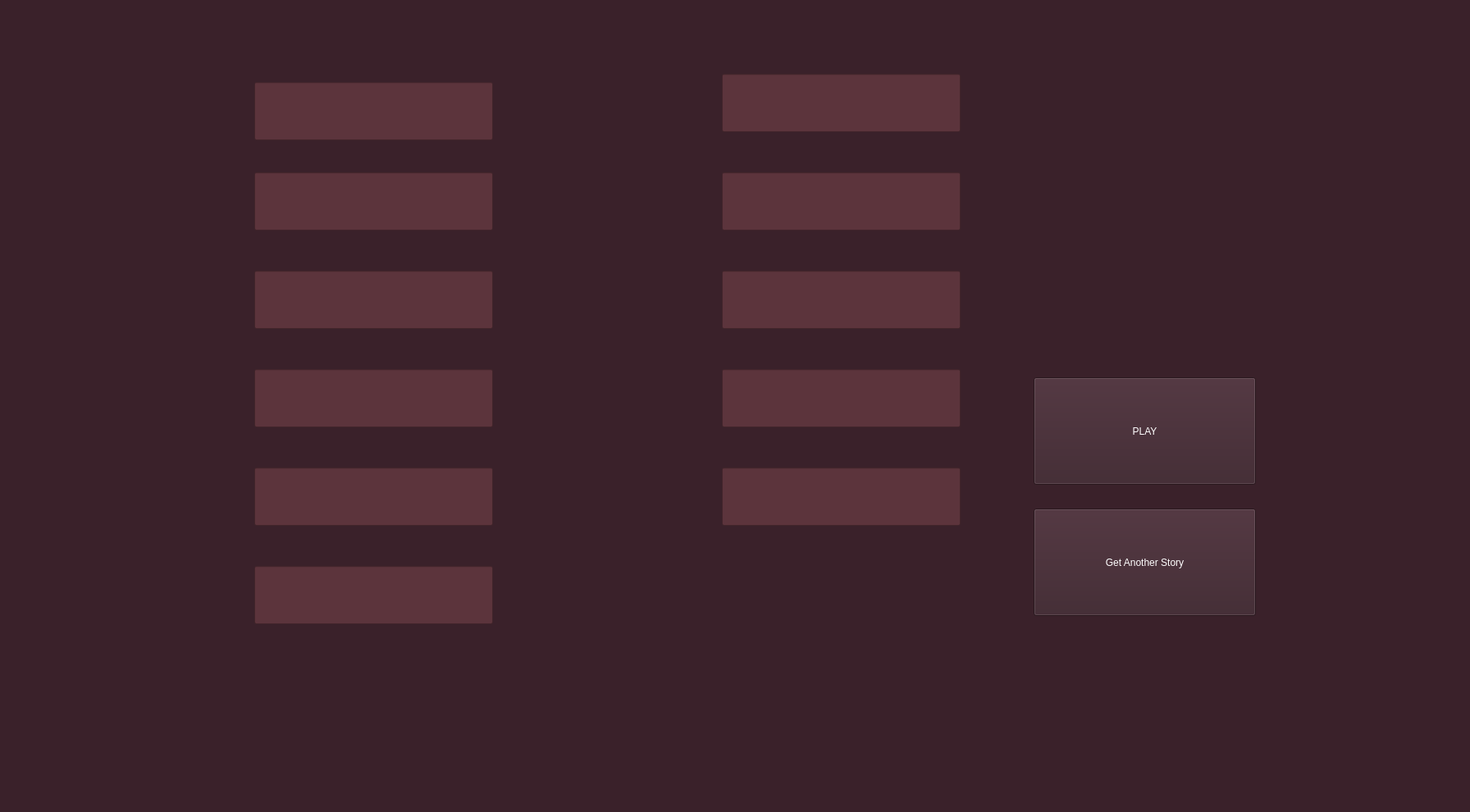
<?xml version="1.0" encoding="UTF-8"?>
<ui version="4.0">
 <class>MainWindow</class>
 <widget class="QMainWindow" name="MainWindow">
  <property name="geometry">
   <rect>
    <x>0</x>
    <y>0</y>
    <width>1792</width>
    <height>990</height>
   </rect>
  </property>
  <property name="windowTitle">
   <string>MainWindow</string>
  </property>
  <property name="styleSheet">
   <string notr="true">background-color: rgb(58, 33, 42);
color: rgb(255, 255, 255);</string>
  </property>
  <widget class="QWidget" name="centralwidget">
   <widget class="QLineEdit" name="submission_1">
    <property name="geometry">
     <rect>
      <x>310</x>
      <y>100</y>
      <width>291</width>
      <height>71</height>
     </rect>
    </property>
    <property name="styleSheet">
     <string notr="true">background-color: rgb(92, 52, 60);
font: 24pt &quot;Avenir Next Condensed&quot;;
</string>
    </property>
    <property name="text">
     <string/>
    </property>
   </widget>
   <widget class="QLabel" name="typeOfWord_1">
    <property name="geometry">
     <rect>
      <x>70</x>
      <y>90</y>
      <width>221</width>
      <height>61</height>
     </rect>
    </property>
    <property name="styleSheet">
     <string notr="true">font: 35pt &quot;Avenir Next Condensed&quot;;
color: rgb(255, 255, 255);</string>
    </property>
    <property name="text">
     <string/>
    </property>
   </widget>
   <widget class="QLineEdit" name="submission_2">
    <property name="geometry">
     <rect>
      <x>310</x>
      <y>210</y>
      <width>291</width>
      <height>71</height>
     </rect>
    </property>
    <property name="styleSheet">
     <string notr="true">background-color: rgb(92, 52, 60);
font: 24pt &quot;Avenir Next Condensed&quot;;
</string>
    </property>
    <property name="text">
     <string/>
    </property>
    <property name="frame">
     <bool>true</bool>
    </property>
   </widget>
   <widget class="QLabel" name="typeOfWord_2">
    <property name="geometry">
     <rect>
      <x>70</x>
      <y>210</y>
      <width>221</width>
      <height>61</height>
     </rect>
    </property>
    <property name="styleSheet">
     <string notr="true">font: 35pt &quot;Avenir Next Condensed&quot;;
color: rgb(255, 255, 255);</string>
    </property>
    <property name="text">
     <string/>
    </property>
   </widget>
   <widget class="QLineEdit" name="submission_3">
    <property name="geometry">
     <rect>
      <x>310</x>
      <y>330</y>
      <width>291</width>
      <height>71</height>
     </rect>
    </property>
    <property name="styleSheet">
     <string notr="true">background-color: rgb(92, 52, 60);
font: 24pt &quot;Avenir Next Condensed&quot;;
border-color: rgb(255, 255, 255);</string>
    </property>
    <property name="text">
     <string/>
    </property>
   </widget>
   <widget class="QLabel" name="typeOfWord_3">
    <property name="geometry">
     <rect>
      <x>70</x>
      <y>330</y>
      <width>221</width>
      <height>61</height>
     </rect>
    </property>
    <property name="styleSheet">
     <string notr="true">font: 35pt &quot;Avenir Next Condensed&quot;;
color: rgb(255, 255, 255);</string>
    </property>
    <property name="text">
     <string/>
    </property>
   </widget>
   <widget class="QLineEdit" name="submission_4">
    <property name="geometry">
     <rect>
      <x>310</x>
      <y>450</y>
      <width>291</width>
      <height>71</height>
     </rect>
    </property>
    <property name="styleSheet">
     <string notr="true">background-color: rgb(92, 52, 60);
font: 24pt &quot;Avenir Next Condensed&quot;;
border-color: rgb(255, 255, 255);</string>
    </property>
    <property name="text">
     <string/>
    </property>
   </widget>
   <widget class="QLabel" name="typeOfWord_4">
    <property name="geometry">
     <rect>
      <x>70</x>
      <y>450</y>
      <width>221</width>
      <height>61</height>
     </rect>
    </property>
    <property name="styleSheet">
     <string notr="true">font: 35pt &quot;Avenir Next Condensed&quot;;
color: rgb(255, 255, 255);</string>
    </property>
    <property name="text">
     <string/>
    </property>
   </widget>
   <widget class="QLineEdit" name="submission_5">
    <property name="geometry">
     <rect>
      <x>310</x>
      <y>570</y>
      <width>291</width>
      <height>71</height>
     </rect>
    </property>
    <property name="styleSheet">
     <string notr="true">background-color: rgb(92, 52, 60);
font: 24pt &quot;Avenir Next Condensed&quot;;
</string>
    </property>
    <property name="text">
     <string/>
    </property>
   </widget>
   <widget class="QLabel" name="typeOfWord_5">
    <property name="geometry">
     <rect>
      <x>70</x>
      <y>570</y>
      <width>221</width>
      <height>61</height>
     </rect>
    </property>
    <property name="styleSheet">
     <string notr="true">font: 35pt &quot;Avenir Next Condensed&quot;;
color: rgb(255, 255, 255);</string>
    </property>
    <property name="text">
     <string/>
    </property>
   </widget>
   <widget class="QLineEdit" name="submission_6">
    <property name="geometry">
     <rect>
      <x>310</x>
      <y>690</y>
      <width>291</width>
      <height>71</height>
     </rect>
    </property>
    <property name="styleSheet">
     <string notr="true">background-color: rgb(92, 52, 60);
font: 24pt &quot;Avenir Next Condensed&quot;;
</string>
    </property>
    <property name="text">
     <string/>
    </property>
   </widget>
   <widget class="QLabel" name="typeOfWord_6">
    <property name="geometry">
     <rect>
      <x>70</x>
      <y>690</y>
      <width>221</width>
      <height>61</height>
     </rect>
    </property>
    <property name="styleSheet">
     <string notr="true">font: 35pt &quot;Avenir Next Condensed&quot;;
color: rgb(255, 255, 255);</string>
    </property>
    <property name="text">
     <string/>
    </property>
   </widget>
   <widget class="QLineEdit" name="submission_7">
    <property name="geometry">
     <rect>
      <x>880</x>
      <y>90</y>
      <width>291</width>
      <height>71</height>
     </rect>
    </property>
    <property name="styleSheet">
     <string notr="true">background-color: rgb(92, 52, 60);
font: 24pt &quot;Avenir Next Condensed&quot;;
</string>
    </property>
    <property name="text">
     <string/>
    </property>
   </widget>
   <widget class="QLabel" name="typeOfWord_7">
    <property name="geometry">
     <rect>
      <x>640</x>
      <y>90</y>
      <width>221</width>
      <height>61</height>
     </rect>
    </property>
    <property name="styleSheet">
     <string notr="true">font: 35pt &quot;Avenir Next Condensed&quot;;
color: rgb(255, 255, 255);</string>
    </property>
    <property name="text">
     <string/>
    </property>
   </widget>
   <widget class="QLineEdit" name="submission_8">
    <property name="geometry">
     <rect>
      <x>880</x>
      <y>210</y>
      <width>291</width>
      <height>71</height>
     </rect>
    </property>
    <property name="styleSheet">
     <string notr="true">background-color: rgb(92, 52, 60);
font: 24pt &quot;Avenir Next Condensed&quot;;
</string>
    </property>
    <property name="text">
     <string/>
    </property>
   </widget>
   <widget class="QLabel" name="typeOfWord_8">
    <property name="geometry">
     <rect>
      <x>640</x>
      <y>210</y>
      <width>221</width>
      <height>61</height>
     </rect>
    </property>
    <property name="styleSheet">
     <string notr="true">font: 35pt &quot;Avenir Next Condensed&quot;;
color: rgb(255, 255, 255);</string>
    </property>
    <property name="text">
     <string/>
    </property>
   </widget>
   <widget class="QLineEdit" name="submission_9">
    <property name="geometry">
     <rect>
      <x>880</x>
      <y>330</y>
      <width>291</width>
      <height>71</height>
     </rect>
    </property>
    <property name="styleSheet">
     <string notr="true">background-color: rgb(92, 52, 60);
font: 24pt &quot;Avenir Next Condensed&quot;;
</string>
    </property>
    <property name="text">
     <string/>
    </property>
   </widget>
   <widget class="QLabel" name="typeOfWord_9">
    <property name="geometry">
     <rect>
      <x>640</x>
      <y>330</y>
      <width>221</width>
      <height>61</height>
     </rect>
    </property>
    <property name="styleSheet">
     <string notr="true">font: 35pt &quot;Avenir Next Condensed&quot;;
color: rgb(255, 255, 255);</string>
    </property>
    <property name="text">
     <string/>
    </property>
   </widget>
   <widget class="QLineEdit" name="submission_10">
    <property name="geometry">
     <rect>
      <x>880</x>
      <y>450</y>
      <width>291</width>
      <height>71</height>
     </rect>
    </property>
    <property name="styleSheet">
     <string notr="true">background-color: rgb(92, 52, 60);
font: 24pt &quot;Avenir Next Condensed&quot;;
</string>
    </property>
    <property name="text">
     <string/>
    </property>
   </widget>
   <widget class="QLabel" name="typeOfWord_10">
    <property name="geometry">
     <rect>
      <x>640</x>
      <y>450</y>
      <width>221</width>
      <height>61</height>
     </rect>
    </property>
    <property name="styleSheet">
     <string notr="true">font: 35pt &quot;Avenir Next Condensed&quot;;
color: rgb(255, 255, 255);</string>
    </property>
    <property name="text">
     <string/>
    </property>
   </widget>
   <widget class="QLineEdit" name="submission_11">
    <property name="geometry">
     <rect>
      <x>880</x>
      <y>570</y>
      <width>291</width>
      <height>71</height>
     </rect>
    </property>
    <property name="styleSheet">
     <string notr="true">background-color: rgb(92, 52, 60);
font: 24pt &quot;Avenir Next Condensed&quot;;
</string>
    </property>
    <property name="text">
     <string/>
    </property>
   </widget>
   <widget class="QLabel" name="typeOfWord_11">
    <property name="geometry">
     <rect>
      <x>640</x>
      <y>570</y>
      <width>221</width>
      <height>61</height>
     </rect>
    </property>
    <property name="styleSheet">
     <string notr="true">font: 35pt &quot;Avenir Next Condensed&quot;;
color: rgb(255, 255, 255);</string>
    </property>
    <property name="text">
     <string/>
    </property>
   </widget>
   <widget class="QPushButton" name="playStory">
    <property name="geometry">
     <rect>
      <x>1260</x>
      <y>460</y>
      <width>271</width>
      <height>131</height>
     </rect>
    </property>
    <property name="styleSheet">
     <string notr="true">font: 60pt &quot;Avenir Next Condensed&quot;;</string>
    </property>
    <property name="text">
     <string>PLAY</string>
    </property>
   </widget>
   <widget class="QPushButton" name="anotherOne">
    <property name="geometry">
     <rect>
      <x>1260</x>
      <y>620</y>
      <width>271</width>
      <height>131</height>
     </rect>
    </property>
    <property name="styleSheet">
     <string notr="true">font: 34pt &quot;Avenir Next Condensed&quot;;</string>
    </property>
    <property name="text">
     <string>Get Another Story</string>
    </property>
   </widget>
   <widget class="QLineEdit" name="submission_12">
    <property name="geometry">
     <rect>
      <x>910</x>
      <y>1130</y>
      <width>291</width>
      <height>71</height>
     </rect>
    </property>
    <property name="styleSheet">
     <string notr="true">background-color: rgb(92, 52, 60);
font: 24pt &quot;Avenir Next Condensed&quot;;
</string>
    </property>
    <property name="text">
     <string/>
    </property>
   </widget>
   <widget class="QLabel" name="typeOfWord_12">
    <property name="geometry">
     <rect>
      <x>670</x>
      <y>1120</y>
      <width>221</width>
      <height>61</height>
     </rect>
    </property>
    <property name="styleSheet">
     <string notr="true">font: 35pt &quot;Avenir Next Condensed&quot;;
color: rgb(255, 255, 255);</string>
    </property>
    <property name="text">
     <string/>
    </property>
   </widget>
   <widget class="QLineEdit" name="submission_13">
    <property name="geometry">
     <rect>
      <x>920</x>
      <y>1140</y>
      <width>291</width>
      <height>71</height>
     </rect>
    </property>
    <property name="styleSheet">
     <string notr="true">background-color: rgb(92, 52, 60);
font: 24pt &quot;Avenir Next Condensed&quot;;
</string>
    </property>
    <property name="text">
     <string/>
    </property>
   </widget>
   <widget class="QLabel" name="typeOfWord_13">
    <property name="geometry">
     <rect>
      <x>680</x>
      <y>1130</y>
      <width>221</width>
      <height>61</height>
     </rect>
    </property>
    <property name="styleSheet">
     <string notr="true">font: 35pt &quot;Avenir Next Condensed&quot;;
color: rgb(255, 255, 255);</string>
    </property>
    <property name="text">
     <string/>
    </property>
   </widget>
   <widget class="QLineEdit" name="submission_14">
    <property name="geometry">
     <rect>
      <x>920</x>
      <y>1140</y>
      <width>291</width>
      <height>71</height>
     </rect>
    </property>
    <property name="styleSheet">
     <string notr="true">background-color: rgb(92, 52, 60);
font: 24pt &quot;Avenir Next Condensed&quot;;
</string>
    </property>
    <property name="text">
     <string/>
    </property>
   </widget>
   <widget class="QLabel" name="typeOfWord_14">
    <property name="geometry">
     <rect>
      <x>680</x>
      <y>1130</y>
      <width>221</width>
      <height>61</height>
     </rect>
    </property>
    <property name="styleSheet">
     <string notr="true">font: 35pt &quot;Avenir Next Condensed&quot;;
color: rgb(255, 255, 255);</string>
    </property>
    <property name="text">
     <string/>
    </property>
   </widget>
   <widget class="QLineEdit" name="submission_15">
    <property name="geometry">
     <rect>
      <x>920</x>
      <y>1140</y>
      <width>291</width>
      <height>71</height>
     </rect>
    </property>
    <property name="styleSheet">
     <string notr="true">background-color: rgb(92, 52, 60);
font: 24pt &quot;Avenir Next Condensed&quot;;
</string>
    </property>
    <property name="text">
     <string/>
    </property>
   </widget>
   <widget class="QLabel" name="typeOfWord_15">
    <property name="geometry">
     <rect>
      <x>680</x>
      <y>1130</y>
      <width>221</width>
      <height>61</height>
     </rect>
    </property>
    <property name="styleSheet">
     <string notr="true">font: 35pt &quot;Avenir Next Condensed&quot;;
color: rgb(255, 255, 255);</string>
    </property>
    <property name="text">
     <string/>
    </property>
   </widget>
   <widget class="QLineEdit" name="submission_16">
    <property name="geometry">
     <rect>
      <x>920</x>
      <y>1140</y>
      <width>291</width>
      <height>71</height>
     </rect>
    </property>
    <property name="styleSheet">
     <string notr="true">background-color: rgb(92, 52, 60);
font: 24pt &quot;Avenir Next Condensed&quot;;
</string>
    </property>
    <property name="text">
     <string/>
    </property>
   </widget>
   <widget class="QLabel" name="typeOfWord_16">
    <property name="geometry">
     <rect>
      <x>680</x>
      <y>1130</y>
      <width>221</width>
      <height>61</height>
     </rect>
    </property>
    <property name="styleSheet">
     <string notr="true">font: 35pt &quot;Avenir Next Condensed&quot;;
color: rgb(255, 255, 255);</string>
    </property>
    <property name="text">
     <string/>
    </property>
   </widget>
   <widget class="QLineEdit" name="submission_17">
    <property name="geometry">
     <rect>
      <x>920</x>
      <y>1140</y>
      <width>291</width>
      <height>71</height>
     </rect>
    </property>
    <property name="styleSheet">
     <string notr="true">background-color: rgb(92, 52, 60);
font: 24pt &quot;Avenir Next Condensed&quot;;
</string>
    </property>
    <property name="text">
     <string/>
    </property>
   </widget>
   <widget class="QLabel" name="typeOfWord_17">
    <property name="geometry">
     <rect>
      <x>680</x>
      <y>1130</y>
      <width>221</width>
      <height>61</height>
     </rect>
    </property>
    <property name="styleSheet">
     <string notr="true">font: 35pt &quot;Avenir Next Condensed&quot;;
color: rgb(255, 255, 255);</string>
    </property>
    <property name="text">
     <string/>
    </property>
   </widget>
   <widget class="QLineEdit" name="submission_18">
    <property name="geometry">
     <rect>
      <x>920</x>
      <y>1140</y>
      <width>291</width>
      <height>71</height>
     </rect>
    </property>
    <property name="styleSheet">
     <string notr="true">background-color: rgb(92, 52, 60);
font: 24pt &quot;Avenir Next Condensed&quot;;
</string>
    </property>
    <property name="text">
     <string/>
    </property>
   </widget>
   <widget class="QLabel" name="typeOfWord_18">
    <property name="geometry">
     <rect>
      <x>680</x>
      <y>1130</y>
      <width>221</width>
      <height>61</height>
     </rect>
    </property>
    <property name="styleSheet">
     <string notr="true">font: 35pt &quot;Avenir Next Condensed&quot;;
color: rgb(255, 255, 255);</string>
    </property>
    <property name="text">
     <string/>
    </property>
   </widget>
   <widget class="QLineEdit" name="submission_19">
    <property name="geometry">
     <rect>
      <x>920</x>
      <y>1140</y>
      <width>291</width>
      <height>71</height>
     </rect>
    </property>
    <property name="styleSheet">
     <string notr="true">background-color: rgb(92, 52, 60);
font: 24pt &quot;Avenir Next Condensed&quot;;
</string>
    </property>
    <property name="text">
     <string/>
    </property>
   </widget>
   <widget class="QLabel" name="typeOfWord_19">
    <property name="geometry">
     <rect>
      <x>680</x>
      <y>1130</y>
      <width>221</width>
      <height>61</height>
     </rect>
    </property>
    <property name="styleSheet">
     <string notr="true">font: 35pt &quot;Avenir Next Condensed&quot;;
color: rgb(255, 255, 255);</string>
    </property>
    <property name="text">
     <string/>
    </property>
   </widget>
   <widget class="QLineEdit" name="submission_20">
    <property name="geometry">
     <rect>
      <x>920</x>
      <y>1140</y>
      <width>291</width>
      <height>71</height>
     </rect>
    </property>
    <property name="styleSheet">
     <string notr="true">background-color: rgb(92, 52, 60);
font: 24pt &quot;Avenir Next Condensed&quot;;
</string>
    </property>
    <property name="text">
     <string/>
    </property>
   </widget>
   <widget class="QLabel" name="typeOfWord_20">
    <property name="geometry">
     <rect>
      <x>680</x>
      <y>1130</y>
      <width>221</width>
      <height>61</height>
     </rect>
    </property>
    <property name="styleSheet">
     <string notr="true">font: 35pt &quot;Avenir Next Condensed&quot;;
color: rgb(255, 255, 255);</string>
    </property>
    <property name="text">
     <string/>
    </property>
   </widget>
   <widget class="QLineEdit" name="submission_21">
    <property name="geometry">
     <rect>
      <x>920</x>
      <y>1140</y>
      <width>291</width>
      <height>71</height>
     </rect>
    </property>
    <property name="styleSheet">
     <string notr="true">background-color: rgb(92, 52, 60);
font: 24pt &quot;Avenir Next Condensed&quot;;
</string>
    </property>
    <property name="text">
     <string/>
    </property>
   </widget>
   <widget class="QLabel" name="typeOfWord_21">
    <property name="geometry">
     <rect>
      <x>680</x>
      <y>1130</y>
      <width>221</width>
      <height>61</height>
     </rect>
    </property>
    <property name="styleSheet">
     <string notr="true">font: 35pt &quot;Avenir Next Condensed&quot;;
color: rgb(255, 255, 255);</string>
    </property>
    <property name="text">
     <string/>
    </property>
   </widget>
   <widget class="QLineEdit" name="submission_22">
    <property name="geometry">
     <rect>
      <x>920</x>
      <y>1140</y>
      <width>291</width>
      <height>71</height>
     </rect>
    </property>
    <property name="styleSheet">
     <string notr="true">background-color: rgb(92, 52, 60);
font: 24pt &quot;Avenir Next Condensed&quot;;
</string>
    </property>
    <property name="text">
     <string/>
    </property>
   </widget>
   <widget class="QLabel" name="typeOfWord_22">
    <property name="geometry">
     <rect>
      <x>680</x>
      <y>1130</y>
      <width>221</width>
      <height>61</height>
     </rect>
    </property>
    <property name="styleSheet">
     <string notr="true">font: 35pt &quot;Avenir Next Condensed&quot;;
color: rgb(255, 255, 255);</string>
    </property>
    <property name="text">
     <string/>
    </property>
   </widget>
  </widget>
  <widget class="QMenuBar" name="menubar">
   <property name="geometry">
    <rect>
     <x>0</x>
     <y>0</y>
     <width>1792</width>
     <height>24</height>
    </rect>
   </property>
  </widget>
  <widget class="QStatusBar" name="statusbar"/>
 </widget>
 <resources/>
 <connections/>
</ui>
